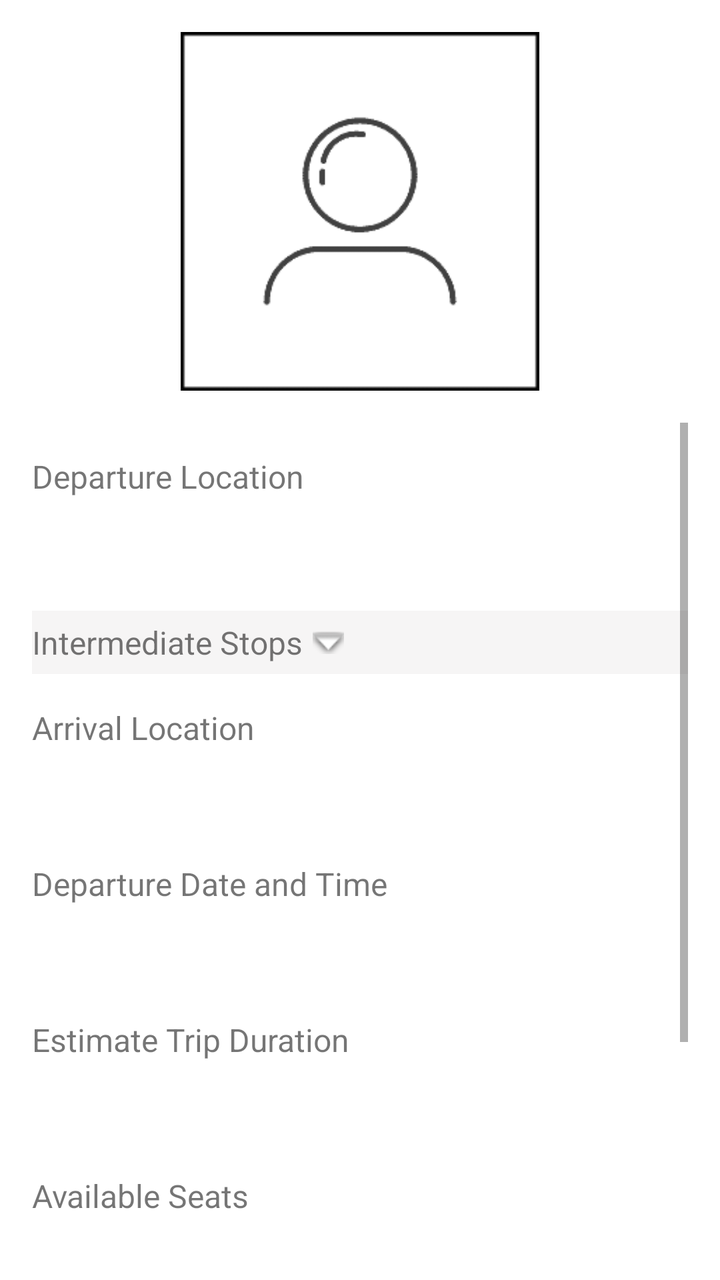
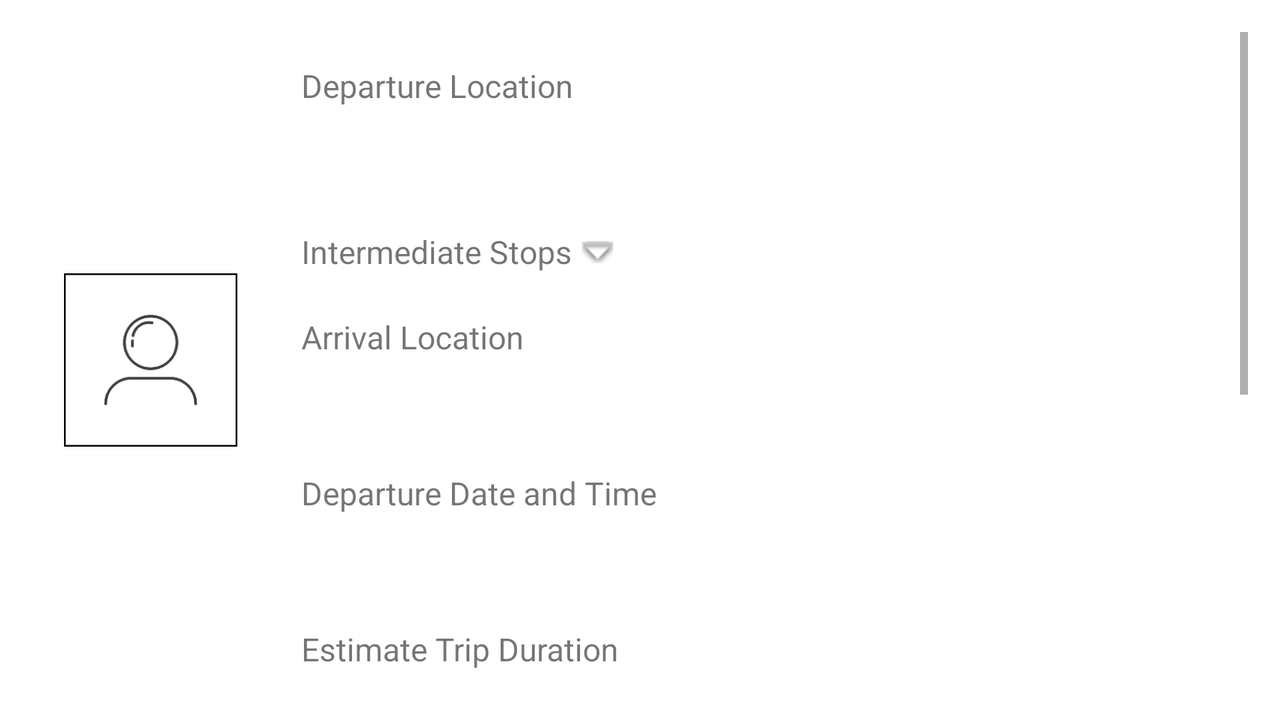

An Android layout and its configuration variant, each rendered on a device that would load it. The default file and the variant file are quoted in full after the pictures.
<!-- AndroidManifest.xml: application theme Theme.Madcarpooling -->
<!-- res/layout/fragment_trip_details.xml -->
<?xml version="1.0" encoding="utf-8"?>
<androidx.constraintlayout.widget.ConstraintLayout xmlns:android="http://schemas.android.com/apk/res/android"
    xmlns:app="http://schemas.android.com/apk/res-auto"
    xmlns:tools="http://schemas.android.com/tools"
    android:layout_width="match_parent"
    android:layout_height="match_parent"
    android:tag="TripDetailsFragment"
    tools:context=".ShowProfileActivity">

    <ImageView
        android:id="@+id/car_photo_details"
        android:layout_width="0dp"
        android:layout_height="0dp"

        android:layout_alignParentTop="true"

        android:padding="16dp"
        android:src="@drawable/user_image"
        app:layout_constraintDimensionRatio="1:1"
        app:layout_constraintEnd_toEndOf="parent"
        app:layout_constraintHeight_default="percent"
        app:layout_constraintHeight_percent=".33"
        app:layout_constraintHorizontal_bias="0.5"
        app:layout_constraintStart_toStartOf="parent"
        app:layout_constraintTop_toTopOf="parent" />

    <ScrollView
        android:id="@+id/scrollView"
        android:layout_width="match_parent"
        android:layout_height="0dp"
        android:layout_marginStart="16dp"
        android:layout_marginLeft="16dp"
        android:layout_marginEnd="16dp"
        android:layout_marginRight="16dp"
        android:fadeScrollbars="false"
        android:fillViewport="false"
        android:orientation="vertical"
        app:layout_constraintBottom_toBottomOf="parent"
        app:layout_constraintEnd_toEndOf="parent"
        app:layout_constraintHorizontal_bias="0.0"
        app:layout_constraintStart_toStartOf="parent"
        app:layout_constraintTop_toBottomOf="@+id/car_photo_details"
        app:layout_constraintVertical_bias="0.0">

        <LinearLayout
            android:id="@+id/linearLayout0"
            android:layout_width="fill_parent"
            android:layout_height="fill_parent"
            android:orientation="vertical">

            <TextView
                android:id="@+id/departure_title"
                android:layout_width="wrap_content"
                android:layout_height="wrap_content"
                android:layout_marginTop="16dp"
                android:text="Departure Location"
                android:textSize="16sp" />

            <TextView
                android:id="@+id/departure"
                android:layout_width="wrap_content"
                android:layout_height="wrap_content"
                android:ellipsize="end"
                android:maxLines="1"
                android:text=""
                android:textColor="?android:attr/colorForeground"
                android:textSize="30sp" />


            <LinearLayout
                android:id="@+id/show_stops_card"
                android:layout_width="match_parent"
                android:layout_height="match_parent"
                android:layout_marginTop="16dp"
                android:background="@color/lightgrey"
                android:orientation="horizontal"
                android:paddingTop="5dp"
                android:paddingBottom="5dp">

                <TextView
                    android:id="@+id/info_text"
                    android:layout_width="wrap_content"
                    android:layout_height="wrap_content"
                    android:paddingRight="5dp"
                    android:text="Intermediate Stops"
                    android:textSize="16sp" />


                <ImageView
                    android:id="@+id/info_image"
                    android:layout_width="wrap_content"
                    android:layout_height="match_parent"
                    app:srcCompat="@android:drawable/arrow_down_float" />

            </LinearLayout>


            <LinearLayout
                android:id="@+id/show_stops_text"
                android:layout_width="match_parent"
                android:layout_height="match_parent"
                android:gravity="center"
                android:orientation="vertical"
                android:visibility="gone">

                <androidx.recyclerview.widget.RecyclerView
                    android:id="@+id/stops_details"
                    android:layout_width="match_parent"
                    android:layout_height="match_parent" />

            </LinearLayout>

            <TextView
                android:id="@+id/arrival_title"
                android:layout_width="wrap_content"
                android:layout_height="wrap_content"
                android:layout_marginTop="16dp"
                android:text="Arrival Location"
                android:textSize="16sp" />

            <TextView
                android:id="@+id/arrival"
                android:layout_width="wrap_content"
                android:layout_height="wrap_content"
                android:ellipsize="end"
                android:maxLines="1"
                android:text=""
                android:textColor="?android:attr/colorForeground"
                android:textSize="30sp" />


            <TextView
                android:id="@+id/departure_date_time_title"
                android:layout_width="wrap_content"
                android:layout_height="wrap_content"
                android:layout_marginTop="16dp"
                android:text="Departure Date and Time"
                android:textSize="16sp" />

            <TextView
                android:id="@+id/departure_date_time"
                android:layout_width="wrap_content"
                android:layout_height="wrap_content"
                android:ellipsize="end"
                android:maxLines="1"
                android:text=""
                android:textColor="?android:attr/colorForeground"
                android:textSize="30sp" />

            <TextView
                android:id="@+id/estimateTrip_title"
                android:layout_width="wrap_content"
                android:layout_height="wrap_content"
                android:layout_marginTop="16dp"
                android:text="Estimate Trip Duration"
                android:textSize="16sp" />

            <TextView
                android:id="@+id/estimateTrip"
                android:layout_width="wrap_content"
                android:layout_height="wrap_content"
                android:ellipsize="end"
                android:maxLines="1"
                android:text=""
                android:textColor="?android:attr/colorForeground"
                android:textSize="30sp" />

            <TextView
                android:id="@+id/availableSeats_title"
                android:layout_width="wrap_content"
                android:layout_height="wrap_content"
                android:layout_marginTop="16dp"
                android:text="Available Seats"
                android:textSize="16sp" />

            <TextView
                android:id="@+id/availableSeats"
                android:layout_width="wrap_content"
                android:layout_height="wrap_content"
                android:ellipsize="end"
                android:maxLines="1"
                android:text=""
                android:textColor="?android:attr/colorForeground"
                android:textSize="30sp" />

            <TextView
                android:id="@+id/price_title"
                android:layout_width="wrap_content"
                android:layout_height="wrap_content"
                android:layout_marginTop="16dp"
                android:text="Price"
                android:textSize="16sp" />

            <TextView
                android:id="@+id/price"
                android:layout_width="wrap_content"
                android:layout_height="wrap_content"
                android:ellipsize="end"
                android:maxLines="1"
                android:text=""
                android:textColor="?android:attr/colorForeground"
                android:textSize="30sp" />

            <TextView
                android:id="@+id/description_title"
                android:layout_width="wrap_content"
                android:layout_height="wrap_content"
                android:layout_marginTop="16dp"
                android:text="Description"
                android:textSize="16sp" />

            <TextView
                android:id="@+id/description"
                android:layout_width="wrap_content"
                android:layout_height="wrap_content"
                android:ellipsize="end"
                android:maxLines="1"
                android:text=""
                android:textColor="?android:attr/colorForeground"
                android:textSize="30sp" />


        </LinearLayout>

    </ScrollView>

</androidx.constraintlayout.widget.ConstraintLayout>
<!-- resources referenced by this layout -->
<resources>
  <color name="lightgrey">#F6F5F5</color>
  <!-- drawable user_image: png bitmap (drawable, 11025 bytes) -->
  <style name="Theme.Madcarpooling" parent="Theme.MaterialComponents.DayNight.DarkActionBar">
          
          <item name="colorPrimary">@color/lightblue</item>
          <item name="colorPrimaryVariant">@color/lightblue</item>
          <item name="colorOnPrimary">@color/white</item>
          
          <item name="colorSecondary">@color/lightblue</item>
          <item name="colorSecondaryVariant">@color/lightblue</item>
          <item name="colorOnSecondary">@color/black</item>
          
          <item name="android:statusBarColor" tools:targetApi="l">?attr/colorPrimaryVariant</item>
          
      </style>
  <color name="lightblue">#2ECCFA</color>
  <color name="white">#FFFFFFFF</color>
  <color name="black">#FF000000</color>
</resources>
<!-- res/layout-land/fragment_trip_details.xml (the author's variant of the layout above) -->
<!-- drawn on the phone turned sideways -->
<?xml version="1.0" encoding="utf-8"?>
<androidx.constraintlayout.widget.ConstraintLayout xmlns:android="http://schemas.android.com/apk/res/android"
    xmlns:app="http://schemas.android.com/apk/res-auto"
    xmlns:tools="http://schemas.android.com/tools"
    android:layout_width="match_parent"
    android:layout_height="match_parent"
    android:tag="TripDetailsFragment"
    tools:context=".ShowProfileActivity">

    <ImageView
        android:id="@+id/car_photo_details"
        android:layout_width="0dp"
        android:layout_height="0dp"

        android:layout_alignParentTop="true"

        android:layout_marginStart="16dp"
        android:layout_marginLeft="16dp"
        android:padding="16dp"
        android:src="@drawable/user_image"
        app:layout_constraintBottom_toBottomOf="parent"
        app:layout_constraintDimensionRatio="1:1"
        app:layout_constraintHeight_default="percent"
        app:layout_constraintHeight_percent=".33"
        app:layout_constraintStart_toStartOf="parent"
        app:layout_constraintTop_toTopOf="parent"
        />

    <ScrollView
        android:id="@+id/scrollView"
        android:layout_width="0dp"
        android:layout_height="0dp"
        android:layout_marginStart="16dp"
        android:layout_marginLeft="16dp"
        android:layout_marginTop="16dp"
        android:layout_marginEnd="16dp"
        android:layout_marginRight="16dp"
        android:layout_marginBottom="16dp"
        android:fadeScrollbars="false"
        android:fillViewport="false"
        android:orientation="vertical"
        app:layout_constraintBottom_toBottomOf="parent"
        app:layout_constraintEnd_toEndOf="parent"
        app:layout_constraintStart_toEndOf="@+id/car_photo_details"
        app:layout_constraintTop_toTopOf="parent">

        <LinearLayout
            android:id="@+id/linearLayout0"
            android:layout_width="fill_parent"
            android:layout_height="fill_parent"
            android:orientation="vertical">

            <TextView
                android:id="@+id/departure_title"
                android:layout_width="wrap_content"
                android:layout_height="wrap_content"
                android:layout_marginTop="16dp"
                android:text="Departure Location"
                android:textSize="16sp" />

            <TextView
                android:id="@+id/departure"
                android:layout_width="wrap_content"
                android:layout_height="wrap_content"
                android:ellipsize="end"
                android:maxLines="1"
                android:text=""
                android:textColor="?android:attr/colorForeground"
                android:textSize="30sp" />


            <LinearLayout
                android:id="@+id/show_stops_card"
                android:layout_width="match_parent"
                android:layout_height="match_parent"
                android:layout_marginTop="16dp"
                android:orientation="horizontal"
                android:paddingTop="5dp"
                android:paddingBottom="5dp">

                <TextView
                    android:id="@+id/info_text"
                    android:layout_width="wrap_content"
                    android:layout_height="wrap_content"
                    android:paddingRight="5dp"
                    android:text="Intermediate Stops"
                    android:textSize="16sp" />


                <ImageView
                    android:id="@+id/info_image"
                    android:layout_width="wrap_content"
                    android:layout_height="match_parent"
                    app:srcCompat="@android:drawable/arrow_down_float" />

            </LinearLayout>


            <LinearLayout
                android:id="@+id/show_stops_text"
                android:layout_width="match_parent"
                android:layout_height="match_parent"
                android:gravity="center"
                android:orientation="vertical"
                android:visibility="gone">

                <androidx.recyclerview.widget.RecyclerView
                    android:id="@+id/stops_details"
                    android:layout_width="match_parent"
                    android:layout_height="match_parent" />

            </LinearLayout>

            <TextView
                android:id="@+id/arrival_title"
                android:layout_width="wrap_content"
                android:layout_height="wrap_content"
                android:layout_marginTop="16dp"
                android:text="Arrival Location"
                android:textSize="16sp" />

            <TextView
                android:id="@+id/arrival"
                android:layout_width="wrap_content"
                android:layout_height="wrap_content"
                android:ellipsize="end"
                android:maxLines="1"
                android:text=""
                android:textColor="?android:attr/colorForeground"
                android:textSize="30sp" />


            <TextView
                android:id="@+id/departure_date_time_title"
                android:layout_width="wrap_content"
                android:layout_height="wrap_content"
                android:layout_marginTop="16dp"
                android:text="Departure Date and Time"
                android:textSize="16sp" />

            <TextView
                android:id="@+id/departure_date_time"
                android:layout_width="wrap_content"
                android:layout_height="wrap_content"
                android:ellipsize="end"
                android:maxLines="1"
                android:text=""
                android:textColor="?android:attr/colorForeground"
                android:textSize="30sp" />

            <TextView
                android:id="@+id/estimateTrip_title"
                android:layout_width="wrap_content"
                android:layout_height="wrap_content"
                android:layout_marginTop="16dp"
                android:text="Estimate Trip Duration"
                android:textSize="16sp" />

            <TextView
                android:id="@+id/estimateTrip"
                android:layout_width="wrap_content"
                android:layout_height="wrap_content"
                android:ellipsize="end"
                android:maxLines="1"
                android:text=""
                android:textColor="?android:attr/colorForeground"
                android:textSize="30sp" />

            <TextView
                android:id="@+id/availableSeats_title"
                android:layout_width="wrap_content"
                android:layout_height="wrap_content"
                android:layout_marginTop="16dp"
                android:text="Available Seats"
                android:textSize="16sp" />

            <TextView
                android:id="@+id/availableSeats"
                android:layout_width="wrap_content"
                android:layout_height="wrap_content"
                android:ellipsize="end"
                android:maxLines="1"
                android:text=""
                android:textColor="?android:attr/colorForeground"
                android:textSize="30sp" />

            <TextView
                android:id="@+id/price_title"
                android:layout_width="wrap_content"
                android:layout_height="wrap_content"
                android:layout_marginTop="16dp"
                android:text="Price"
                android:textSize="16sp" />

            <TextView
                android:id="@+id/price"
                android:layout_width="wrap_content"
                android:layout_height="wrap_content"
                android:ellipsize="end"
                android:maxLines="1"
                android:text=""
                android:textColor="?android:attr/colorForeground"
                android:textSize="30sp" />

            <TextView
                android:id="@+id/description_title"
                android:layout_width="wrap_content"
                android:layout_height="wrap_content"
                android:layout_marginTop="16dp"
                android:text="Description"
                android:textSize="16sp" />

            <TextView
                android:id="@+id/description"
                android:layout_width="wrap_content"
                android:layout_height="wrap_content"
                android:ellipsize="end"
                android:maxLines="1"
                android:text=""
                android:textColor="?android:attr/colorForeground"
                android:textSize="30sp" />


        </LinearLayout>

    </ScrollView>

</androidx.constraintlayout.widget.ConstraintLayout>
<!-- resources referenced by the variant -->
<!-- as the phone turned sideways resolves them -->
<resources>
  <!-- drawable user_image: png bitmap (drawable, 11025 bytes) -->
  <style name="Theme.Madcarpooling" parent="Theme.MaterialComponents.DayNight.DarkActionBar">
          
          <item name="colorPrimary">@color/lightblue</item>
          <item name="colorPrimaryVariant">@color/lightblue</item>
          <item name="colorOnPrimary">@color/white</item>
          
          <item name="colorSecondary">@color/lightblue</item>
          <item name="colorSecondaryVariant">@color/lightblue</item>
          <item name="colorOnSecondary">@color/black</item>
          
          <item name="android:statusBarColor" tools:targetApi="l">?attr/colorPrimaryVariant</item>
          
      </style>
  <color name="lightblue">#2ECCFA</color>
  <color name="white">#FFFFFFFF</color>
  <color name="black">#FF000000</color>
</resources>
